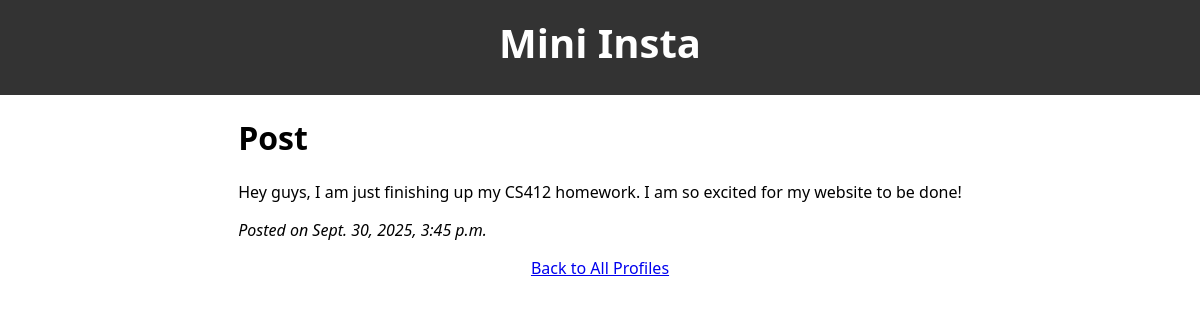
The app's page /mini_insta/post/1, older data.
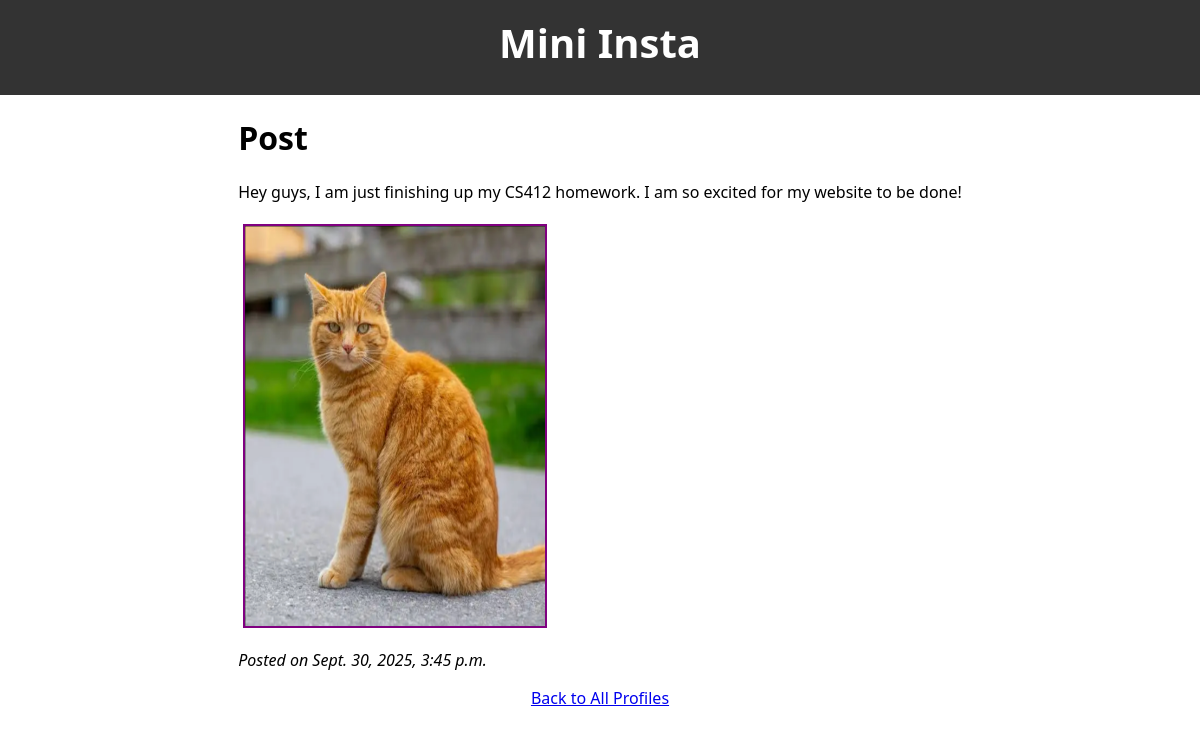
The same page, newer data.
### mini_insta/models.py (models this page shows, shortened)
class Post(models.Model):
    profile = models.ForeignKey(Profile, on_delete=models.CASCADE)
    caption = models.TextField(blank=True)
    timestamp = models.DateTimeField(auto_now=True)
    def get_all_photos(self):
        return Photo.objects.filter(post=self)

class Photo(models.Model):
    post = models.ForeignKey(Post, on_delete=models.CASCADE)
    image_url = models.URLField(null=True)
    timestamp = models.DateTimeField(auto_now=True)
    image_file = models.ImageField(blank=True)
    def get_image_url(self):
        if self.image_file:
            return self.image_file.url
        return self.image_url

### mini_insta/views.py (the view)
# urls.py: path('post/<int:pk>', PostDetailView.as_view(), name='show_post'),
class PostDetailView(DetailView):
    model = Post
    template_name = "mini_insta/show_post.html"
    context_object_name = "post"

### mini_insta/templates/mini_insta/show_post.html
{% extends "mini_insta/base.html" %}
{% load static %}
{% block content %}
<div>
    <h1>Post</h1>
    <p>{{ post.caption }}</p>
    {% for photo in post.get_all_photos %}
        {% if photo.get_image_url %}
            <img src="{{ photo.get_image_url }}" alt="Post image" style="max-width:300px;">
        {% endif %}
    {% endfor %}
    <p><em>Posted on {{ post.timestamp }}</em></p>
</div>
{% endblock %}

### mini_insta/templates/mini_insta/base.html (shortened to what this page needs)
{% load static %}
<html>
    <head>
        <link rel="stylesheet" href="{% static 'styles.css' %}">
    </head>
    <body>
        <header>
            <h1>Mini Insta</h1>
        </header>
        {% block content %}
        {% endblock %}
    </body>
    <footer>
        <a href="{% url 'show_all_profiles' %}">Back to All Profiles</a>
    </footer>
</html>

### static/styles.css (style rules this page uses)
body { font-family: system-ui; margin: 0; background-color: white; display: flex; flex-direction: column; align-items: center; min-height: 100vh; }
header { width: 100%; background-color: #333; color: white; padding: 15px 0; text-align: center; }
header h1 { margin: 0; font-size: 40px; }
img { margin: 5px; width: 400px; height: 400px; align-items: center; border: 2px solid purple; }

Row changes from the older to the newer data that the page shows:
added Photo: get_image_url (picture)
